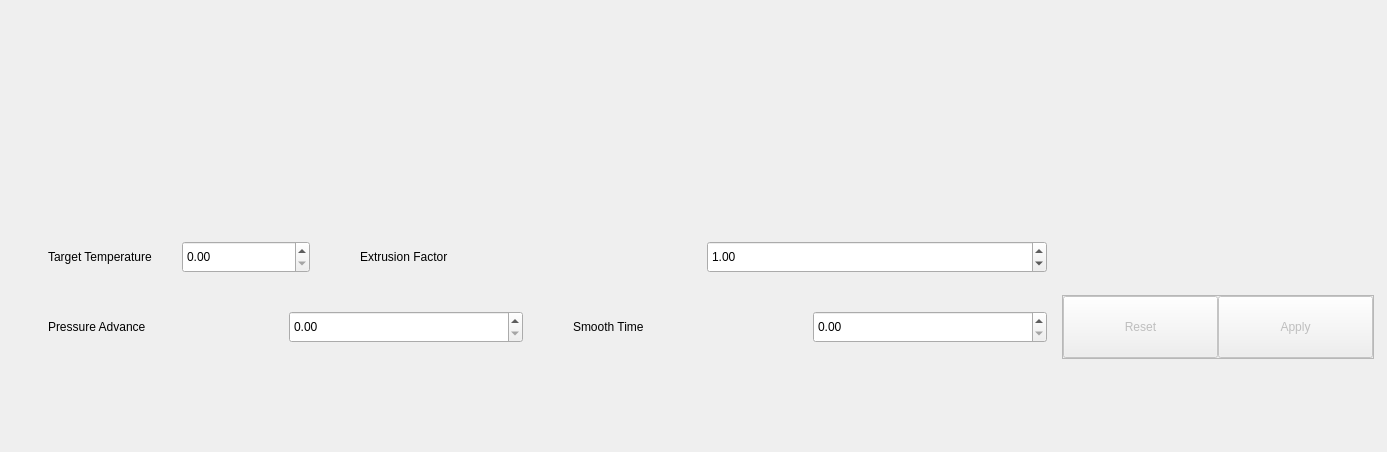
<?xml version="1.0" encoding="UTF-8"?>
<ui version="4.0">
 <class>ExtruderWidget</class>
 <widget class="QFrame" name="ExtruderWidget">
  <property name="geometry">
   <rect>
    <x>0</x>
    <y>0</y>
    <width>1387</width>
    <height>452</height>
   </rect>
  </property>
  <property name="minimumSize">
   <size>
    <width>420</width>
    <height>0</height>
   </size>
  </property>
  <property name="windowTitle">
   <string>Form</string>
  </property>
  <layout class="QGridLayout" name="gridLayout">
   <property name="leftMargin">
    <number>0</number>
   </property>
   <property name="topMargin">
    <number>0</number>
   </property>
   <property name="rightMargin">
    <number>0</number>
   </property>
   <property name="bottomMargin">
    <number>0</number>
   </property>
   <property name="spacing">
    <number>0</number>
   </property>
   <item row="1" column="2">
    <widget class="QWidget" name="widget_2" native="true">
     <layout class="QGridLayout" name="gridLayout_3">
      <property name="leftMargin">
       <number>4</number>
      </property>
      <property name="topMargin">
       <number>4</number>
      </property>
      <property name="rightMargin">
       <number>4</number>
      </property>
      <property name="bottomMargin">
       <number>4</number>
      </property>
      <property name="spacing">
       <number>4</number>
      </property>
      <item row="1" column="0" rowspan="2" colspan="2">
       <widget class="QFrame" name="statsWidget">
        <property name="sizePolicy">
         <sizepolicy hsizetype="Minimum" vsizetype="Preferred">
          <horstretch>0</horstretch>
          <verstretch>0</verstretch>
         </sizepolicy>
        </property>
        <property name="minimumSize">
         <size>
          <width>300</width>
          <height>0</height>
         </size>
        </property>
        <layout class="QGridLayout" name="gridLayout_4">
         <item row="0" column="0" colspan="2">
          <layout class="QVBoxLayout" name="verticalLayout_12">
           <property name="bottomMargin">
            <number>0</number>
           </property>
           <item>
            <widget class="QWidget" name="widget" native="true">
             <property name="sizePolicy">
              <sizepolicy hsizetype="Expanding" vsizetype="Preferred">
               <horstretch>0</horstretch>
               <verstretch>0</verstretch>
              </sizepolicy>
             </property>
             <property name="minimumSize">
              <size>
               <width>0</width>
               <height>20</height>
              </size>
             </property>
             <layout class="QGridLayout" name="gridLayout_7">
              <property name="leftMargin">
               <number>0</number>
              </property>
              <property name="topMargin">
               <number>0</number>
              </property>
              <property name="rightMargin">
               <number>0</number>
              </property>
              <property name="bottomMargin">
               <number>0</number>
              </property>
              <item row="1" column="1">
               <widget class="QWidget" name="powerWidget" native="true">
                <property name="minimumSize">
                 <size>
                  <width>100</width>
                  <height>100</height>
                 </size>
                </property>
                <property name="maximumSize">
                 <size>
                  <width>100</width>
                  <height>100</height>
                 </size>
                </property>
                <layout class="QGridLayout" name="gridLayout_2">
                 <property name="leftMargin">
                  <number>4</number>
                 </property>
                 <property name="topMargin">
                  <number>4</number>
                 </property>
                 <property name="rightMargin">
                  <number>4</number>
                 </property>
                 <property name="bottomMargin">
                  <number>4</number>
                 </property>
                 <item row="0" column="0">
                  <layout class="QVBoxLayout" name="partsFanLayout"/>
                 </item>
                </layout>
               </widget>
              </item>
              <item row="0" column="2" rowspan="2">
               <widget class="QWidget" name="graphWidget" native="true">
                <property name="sizePolicy">
                 <sizepolicy hsizetype="Expanding" vsizetype="Preferred">
                  <horstretch>0</horstretch>
                  <verstretch>0</verstretch>
                 </sizepolicy>
                </property>
                <layout class="QGridLayout" name="gridLayout_10">
                 <property name="leftMargin">
                  <number>0</number>
                 </property>
                 <property name="topMargin">
                  <number>0</number>
                 </property>
                 <property name="rightMargin">
                  <number>0</number>
                 </property>
                 <property name="bottomMargin">
                  <number>0</number>
                 </property>
                </layout>
               </widget>
              </item>
              <item row="0" column="1">
               <widget class="QWidget" name="fanWidget" native="true">
                <property name="minimumSize">
                 <size>
                  <width>100</width>
                  <height>100</height>
                 </size>
                </property>
                <property name="maximumSize">
                 <size>
                  <width>100</width>
                  <height>100</height>
                 </size>
                </property>
                <layout class="QGridLayout" name="gridLayout_6">
                 <property name="leftMargin">
                  <number>4</number>
                 </property>
                 <property name="topMargin">
                  <number>4</number>
                 </property>
                 <property name="rightMargin">
                  <number>4</number>
                 </property>
                 <property name="bottomMargin">
                  <number>4</number>
                 </property>
                 <item row="0" column="0">
                  <layout class="QVBoxLayout" name="extruderFanLayout"/>
                 </item>
                </layout>
               </widget>
              </item>
              <item row="0" column="0" rowspan="2">
               <widget class="QWidget" name="widget_5" native="true">
                <property name="minimumSize">
                 <size>
                  <width>200</width>
                  <height>0</height>
                 </size>
                </property>
                <layout class="QGridLayout" name="gridLayout_9">
                 <property name="leftMargin">
                  <number>4</number>
                 </property>
                 <property name="topMargin">
                  <number>4</number>
                 </property>
                 <property name="rightMargin">
                  <number>4</number>
                 </property>
                 <property name="bottomMargin">
                  <number>4</number>
                 </property>
                 <item row="0" column="0">
                  <layout class="QVBoxLayout" name="progressBarLayout"/>
                 </item>
                </layout>
               </widget>
              </item>
              <item row="2" column="2">
               <widget class="QWidget" name="extrusionFactorWidget" native="true">
                <property name="minimumSize">
                 <size>
                  <width>0</width>
                  <height>64</height>
                 </size>
                </property>
                <property name="maximumSize">
                 <size>
                  <width>16777215</width>
                  <height>64</height>
                 </size>
                </property>
                <layout class="QGridLayout" name="gridLayout_11">
                 <item row="0" column="2">
                  <widget class="QDoubleSpinBox" name="extrusionFactorSpinBox">
                   <property name="minimumSize">
                    <size>
                     <width>0</width>
                     <height>32</height>
                    </size>
                   </property>
                   <property name="maximumSize">
                    <size>
                     <width>16777215</width>
                     <height>32</height>
                    </size>
                   </property>
                   <property name="maximum">
                    <double>2.000000000000000</double>
                   </property>
                   <property name="singleStep">
                    <double>0.010000000000000</double>
                   </property>
                   <property name="value">
                    <double>1.000000000000000</double>
                   </property>
                  </widget>
                 </item>
                 <item row="0" column="0">
                  <widget class="QLabel" name="extrusionFactorIconLabel">
                   <property name="minimumSize">
                    <size>
                     <width>20</width>
                     <height>20</height>
                    </size>
                   </property>
                   <property name="maximumSize">
                    <size>
                     <width>20</width>
                     <height>20</height>
                    </size>
                   </property>
                   <property name="text">
                    <string/>
                   </property>
                  </widget>
                 </item>
                 <item row="0" column="1">
                  <widget class="QLabel" name="label_20">
                   <property name="text">
                    <string>Extrusion Factor</string>
                   </property>
                  </widget>
                 </item>
                </layout>
               </widget>
              </item>
              <item row="2" column="0" colspan="2">
               <widget class="QWidget" name="targetTemperatureWidget" native="true">
                <property name="sizePolicy">
                 <sizepolicy hsizetype="Expanding" vsizetype="Preferred">
                  <horstretch>0</horstretch>
                  <verstretch>0</verstretch>
                 </sizepolicy>
                </property>
                <property name="minimumSize">
                 <size>
                  <width>0</width>
                  <height>64</height>
                 </size>
                </property>
                <property name="maximumSize">
                 <size>
                  <width>16777215</width>
                  <height>64</height>
                 </size>
                </property>
                <layout class="QGridLayout" name="gridLayout_5">
                 <item row="0" column="1">
                  <widget class="QLabel" name="label_22">
                   <property name="text">
                    <string>Target Temperature</string>
                   </property>
                  </widget>
                 </item>
                 <item row="0" column="0">
                  <widget class="QLabel" name="targetTemperatureIconLabel">
                   <property name="minimumSize">
                    <size>
                     <width>20</width>
                     <height>20</height>
                    </size>
                   </property>
                   <property name="maximumSize">
                    <size>
                     <width>20</width>
                     <height>20</height>
                    </size>
                   </property>
                   <property name="text">
                    <string/>
                   </property>
                  </widget>
                 </item>
                 <item row="0" column="2">
                  <widget class="QDoubleSpinBox" name="targetTempSpinBox">
                   <property name="minimumSize">
                    <size>
                     <width>0</width>
                     <height>32</height>
                    </size>
                   </property>
                   <property name="maximumSize">
                    <size>
                     <width>16777215</width>
                     <height>32</height>
                    </size>
                   </property>
                   <property name="maximum">
                    <double>999.990000000000009</double>
                   </property>
                   <property name="singleStep">
                    <double>0.100000000000000</double>
                   </property>
                  </widget>
                 </item>
                </layout>
               </widget>
              </item>
             </layout>
            </widget>
           </item>
           <item>
            <layout class="QHBoxLayout" name="horizontalLayout_2">
             <property name="rightMargin">
              <number>0</number>
             </property>
             <item>
              <widget class="QWidget" name="pressureAdvanceWidget" native="true">
               <property name="minimumSize">
                <size>
                 <width>0</width>
                 <height>64</height>
                </size>
               </property>
               <property name="baseSize">
                <size>
                 <width>0</width>
                 <height>64</height>
                </size>
               </property>
               <layout class="QHBoxLayout" name="horizontalLayout_3">
                <item>
                 <widget class="QLabel" name="pressureAdvanceIcon">
                  <property name="minimumSize">
                   <size>
                    <width>20</width>
                    <height>20</height>
                   </size>
                  </property>
                  <property name="maximumSize">
                   <size>
                    <width>20</width>
                    <height>20</height>
                   </size>
                  </property>
                  <property name="text">
                   <string/>
                  </property>
                 </widget>
                </item>
                <item>
                 <widget class="QLabel" name="label_2">
                  <property name="text">
                   <string>Pressure Advance</string>
                  </property>
                 </widget>
                </item>
                <item>
                 <widget class="QDoubleSpinBox" name="pressureAdvanceSpinBox">
                  <property name="minimumSize">
                   <size>
                    <width>0</width>
                    <height>32</height>
                   </size>
                  </property>
                  <property name="maximumSize">
                   <size>
                    <width>16777215</width>
                    <height>32</height>
                   </size>
                  </property>
                 </widget>
                </item>
               </layout>
              </widget>
             </item>
             <item>
              <widget class="QWidget" name="smoothTimeWidget" native="true">
               <property name="minimumSize">
                <size>
                 <width>0</width>
                 <height>64</height>
                </size>
               </property>
               <property name="baseSize">
                <size>
                 <width>0</width>
                 <height>64</height>
                </size>
               </property>
               <layout class="QHBoxLayout" name="horizontalLayout_4">
                <item>
                 <widget class="QLabel" name="smoothTimeIcon">
                  <property name="minimumSize">
                   <size>
                    <width>20</width>
                    <height>20</height>
                   </size>
                  </property>
                  <property name="maximumSize">
                   <size>
                    <width>20</width>
                    <height>20</height>
                   </size>
                  </property>
                  <property name="text">
                   <string/>
                  </property>
                 </widget>
                </item>
                <item>
                 <widget class="QLabel" name="label_3">
                  <property name="text">
                   <string>Smooth Time</string>
                  </property>
                 </widget>
                </item>
                <item>
                 <widget class="QDoubleSpinBox" name="smoothTimeSpinBox">
                  <property name="minimumSize">
                   <size>
                    <width>0</width>
                    <height>32</height>
                   </size>
                  </property>
                  <property name="maximumSize">
                   <size>
                    <width>16777215</width>
                    <height>32</height>
                   </size>
                  </property>
                 </widget>
                </item>
               </layout>
              </widget>
             </item>
            </layout>
           </item>
          </layout>
         </item>
         <item row="0" column="2">
          <widget class="QWidget" name="widget_3" native="true">
           <property name="sizePolicy">
            <sizepolicy hsizetype="Maximum" vsizetype="Preferred">
             <horstretch>0</horstretch>
             <verstretch>0</verstretch>
            </sizepolicy>
           </property>
           <property name="minimumSize">
            <size>
             <width>312</width>
             <height>0</height>
            </size>
           </property>
           <property name="maximumSize">
            <size>
             <width>312</width>
             <height>16777215</height>
            </size>
           </property>
           <layout class="QVBoxLayout" name="verticalLayout">
            <property name="leftMargin">
             <number>0</number>
            </property>
            <property name="topMargin">
             <number>0</number>
            </property>
            <property name="rightMargin">
             <number>0</number>
            </property>
            <property name="bottomMargin">
             <number>0</number>
            </property>
            <item>
             <widget class="QWidget" name="buttonWidget" native="true">
              <property name="sizePolicy">
               <sizepolicy hsizetype="Minimum" vsizetype="Preferred">
                <horstretch>0</horstretch>
                <verstretch>0</verstretch>
               </sizepolicy>
              </property>
              <property name="minimumSize">
               <size>
                <width>0</width>
                <height>100</height>
               </size>
              </property>
              <property name="maximumSize">
               <size>
                <width>16777215</width>
                <height>16777215</height>
               </size>
              </property>
              <layout class="QGridLayout" name="gridLayout_8">
               <property name="leftMargin">
                <number>0</number>
               </property>
               <property name="topMargin">
                <number>0</number>
               </property>
               <property name="rightMargin">
                <number>0</number>
               </property>
               <property name="bottomMargin">
                <number>0</number>
               </property>
              </layout>
             </widget>
            </item>
            <item>
             <spacer name="verticalSpacer_2">
              <property name="orientation">
               <enum>Qt::Orientation::Vertical</enum>
              </property>
              <property name="sizeType">
               <enum>QSizePolicy::Policy::Expanding</enum>
              </property>
              <property name="sizeHint" stdset="0">
               <size>
                <width>0</width>
                <height>0</height>
               </size>
              </property>
             </spacer>
            </item>
            <item>
             <widget class="QFrame" name="footerFrame">
              <property name="minimumSize">
               <size>
                <width>0</width>
                <height>64</height>
               </size>
              </property>
              <property name="maximumSize">
               <size>
                <width>16777215</width>
                <height>64</height>
               </size>
              </property>
              <property name="frameShape">
               <enum>QFrame::Shape::StyledPanel</enum>
              </property>
              <property name="frameShadow">
               <enum>QFrame::Shadow::Raised</enum>
              </property>
              <layout class="QHBoxLayout" name="horizontalLayout">
               <property name="spacing">
                <number>0</number>
               </property>
               <property name="leftMargin">
                <number>0</number>
               </property>
               <property name="topMargin">
                <number>0</number>
               </property>
               <property name="rightMargin">
                <number>0</number>
               </property>
               <property name="bottomMargin">
                <number>0</number>
               </property>
               <item>
                <widget class="QPushButton" name="resetButton">
                 <property name="enabled">
                  <bool>false</bool>
                 </property>
                 <property name="minimumSize">
                  <size>
                   <width>150</width>
                   <height>35</height>
                  </size>
                 </property>
                 <property name="maximumSize">
                  <size>
                   <width>16777215</width>
                   <height>62</height>
                  </size>
                 </property>
                 <property name="text">
                  <string>Reset</string>
                 </property>
                </widget>
               </item>
               <item>
                <widget class="QPushButton" name="applyButton">
                 <property name="enabled">
                  <bool>false</bool>
                 </property>
                 <property name="minimumSize">
                  <size>
                   <width>150</width>
                   <height>35</height>
                  </size>
                 </property>
                 <property name="maximumSize">
                  <size>
                   <width>16777215</width>
                   <height>62</height>
                  </size>
                 </property>
                 <property name="text">
                  <string>Apply</string>
                 </property>
                </widget>
               </item>
              </layout>
             </widget>
            </item>
           </layout>
          </widget>
         </item>
         <item row="1" column="0" colspan="3">
          <spacer name="verticalSpacer">
           <property name="orientation">
            <enum>Qt::Orientation::Vertical</enum>
           </property>
           <property name="sizeHint" stdset="0">
            <size>
             <width>20</width>
             <height>40</height>
            </size>
           </property>
          </spacer>
         </item>
        </layout>
       </widget>
      </item>
     </layout>
    </widget>
   </item>
  </layout>
 </widget>
 <resources/>
 <connections/>
</ui>
